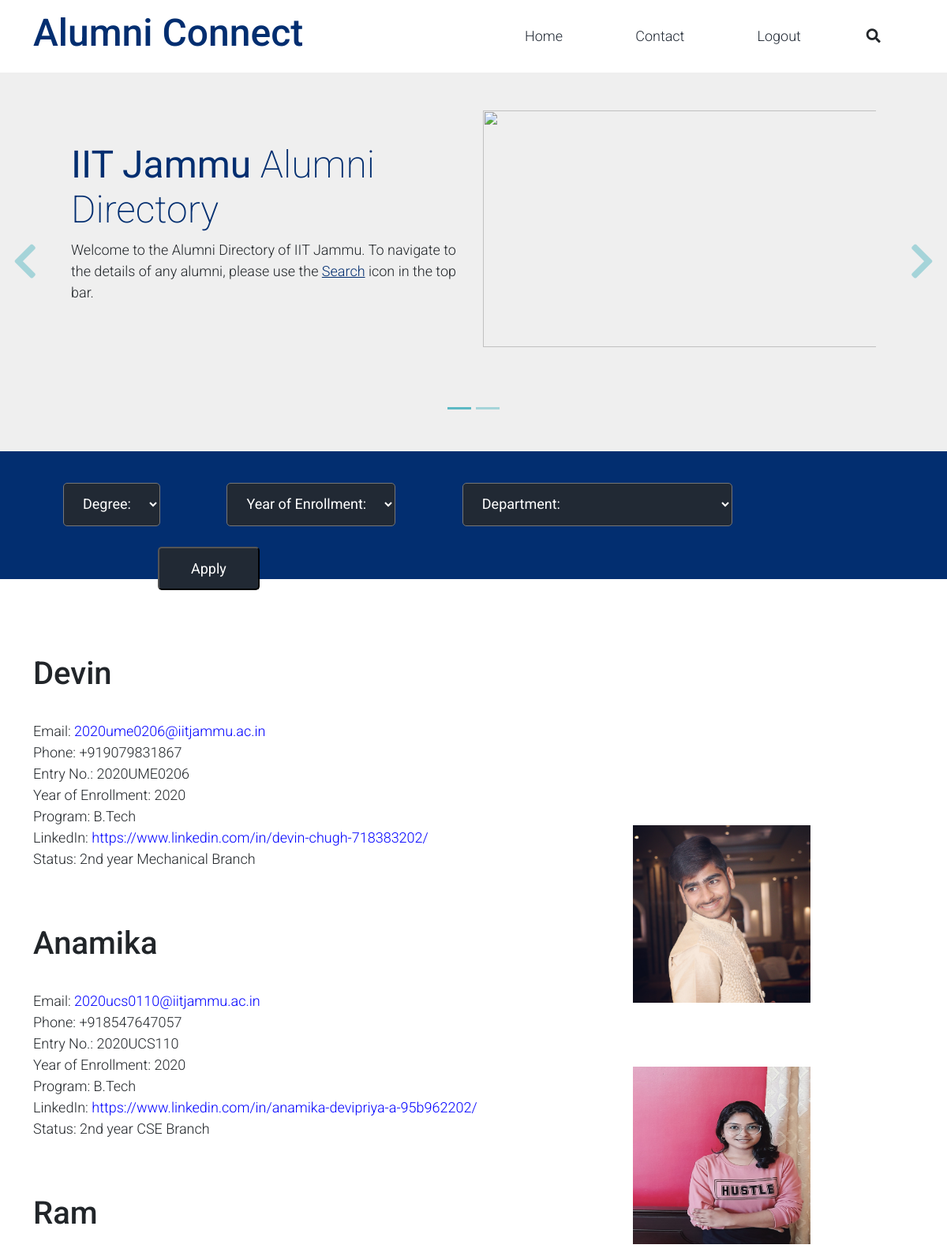
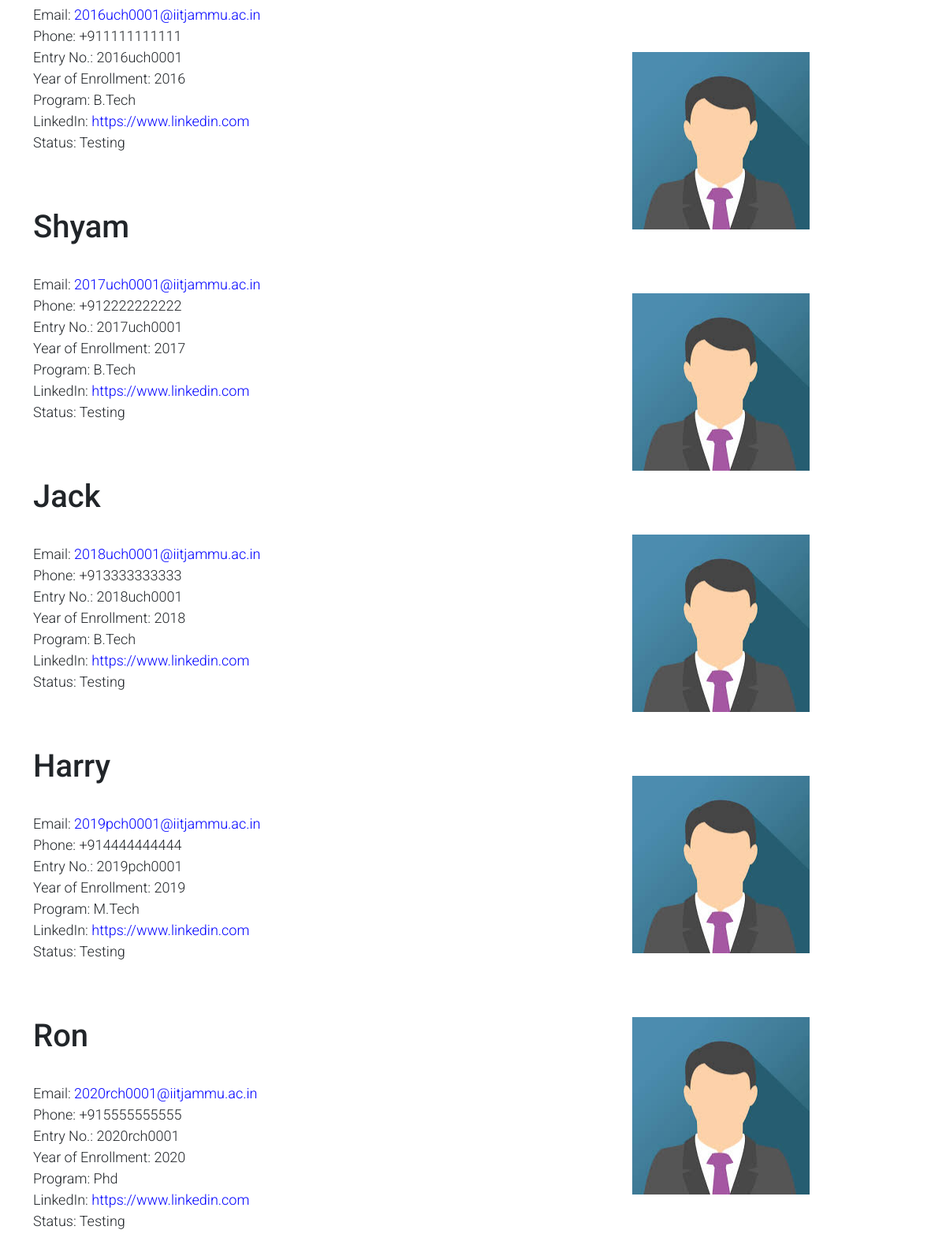
The page / (signed in, upper part) on the database its author committed (2 pictures, top to bottom).
### tables this page shows
CREATE TABLE alumni_me(
    alumni_id INTEGER PRIMARY KEY, 
	name TEXT NOT NULL,
	email TEXT UNIQUE,
	phone TEXT UNIQUE,
    year INTEGER NOT NULL,
    linkedin_id TEXT,
    status TEXT,
    profile_pic TEXT , program TEXT, entry_no TEXT);

CREATE TABLE alumni_cs(
    alumni_id INTEGER PRIMARY KEY, 
	name TEXT NOT NULL ,
	email TEXT UNIQUE ,
	phone TEXT UNIQUE,
    year INTEGER NOT NULL,
    linkedin_id TEXT  ,
    status TEXT,
    profile_pic TEXT , program TEXT, entry_no TEXT);

CREATE TABLE alumni_ch(
    alumni_id INTEGER PRIMARY KEY, 
	name TEXT NOT NULL,
	email TEXT UNIQUE,
	phone TEXT UNIQUE,
    year INTEGER NOT NULL,
    linkedin_id TEXT,
    status TEXT,
    profile_pic TEXT,
    program TEXT , entry_no TEXT);

### main.py (the view, shortened to what this page needs)
@app.route("/", methods=["GET", "POST"])
@login_required
def index():
    data=[]
    al_tables=["alumni_me", "alumni_cs", "alumni_ee", "alumni_ch", "alumni_mt", "alumni_ce"]
    for al_table in al_tables:
        db.execute("SELECT * FROM " + al_table)
        alumni=db.fetchall()
        for people in alumni:
            data.append(people)
    return render_template("/index.html", data=data)

### helper.py (called while the page is built)
def login_required(f):
    @wraps(f)
    def decorated_function(*args, **kwargs):
        if session.get("user_id") is None:
            return redirect("/login")
        return f(*args, **kwargs)
    return decorated_function

### main.py (called while the page is built)
@app.after_request
def after_request(response):
    response.headers["Cache-Control"] = "no-cache, no-store, must-revalidate"
    response.headers["Expires"] = 0
    response.headers["Pragma"] = "no-cache"
    return response

### templates/index.html (shortened to what this page needs)
<!DOCTYPE html>
<html lang="en">
<head>
    <link rel="stylesheet" href="{{ url_for('static',filename='home_assets/css/bootstrap.min.css') }}">
    <link rel="stylesheet" href="{{ url_for('static',filename='home_assets/css/templatemo.css') }}">
    <link rel="stylesheet" href="{{ url_for('static',filename='home_assets/css/custom.css') }}">
    <link rel="stylesheet" href="{{ url_for('static',filename='home_assets/css/fontawesome_min.css') }}">
</head>
<body>
    <nav class="navbar navbar-expand-lg navbar-light shadow">
        <div class="container d-flex justify-content-between align-items-center">
            <a class="navbar-brand text-success logo h1 align-self-center" href="/">
                Alumni Connect
            </a>
            <div class="align-self-center collapse navbar-collapse flex-fill  d-lg-flex justify-content-lg-between" id="templatemo_main_nav">
                <div class="flex-fill">
                    <ul class="nav navbar-nav d-flex justify-content-between mx-lg-auto">
                        <li class="nav-item">
                            <a class="nav-link" href="/">  </a>
                        </li>
                        <li class="nav-item">
                            <a class="nav-link" href="#">  </a>
                        </li>
                        <li class="nav-item">
                            <a class="nav-link" href="/"> Home </a>
                        </li>
                        <li class="nav-item">
                            <a class="nav-link" href="/">Contact</a>
                        </li>
                        <li class="nav-item">
                            <a class="nav-link" href="/logout"> Logout </a>
                        </li>
                    </ul>
                </div>
                <form role="form" action="/index" method="POST">
                <div class="navbar align-self-center d-flex">
                    <a class="nav-icon d-none d-lg-inline" href="#" data-bs-toggle="modal" data-bs-target="#templatemo_search">
                        <i class="fa fa-fw fa-search text-dark mr-2"></i>
                    </a>
                </form>
            </div>
        </div>
    </nav>
    <div id="template-mo-zay-hero-carousel" class="carousel slide" data-bs-ride="carousel">
        <ol class="carousel-indicators">
            <li data-bs-target="#template-mo-zay-hero-carousel" data-bs-slide-to="0" class="active"></li>
            <li data-bs-target="#template-mo-zay-hero-carousel" data-bs-slide-to="1"></li>
            </ol>
        <div class="carousel-inner">
            <div class="carousel-item active">
                <div class="container">
                    <div class="row p-5">
                        <div class="mx-auto col-md-8 col-lg-6 order-lg-last">
                            <img class="img-fluid" src="{{ url_for('static', filename='home_assets/img/iitj pic.JPG')}}" style="width: 500px;height: 300px;" alt="">
                        </div>
                        <div class="col-lg-6 mb-0 d-flex align-items-center">
                            <div class="text-align-left align-self-center">
                                <h1 class="h1 text-success"><b>IIT Jammu</b> Alumni Directory</h1>
                                <p>
                                    Welcome to the Alumni Directory of IIT Jammu. To navigate to the details of any alumni, please use
                                     the <a rel="sponsored" class="text-success" href="#" target="_blank">Search</a> icon in the top bar.
                                </p>
                            </div>
                        </div>
                    </div>
                </div>
            </div>
        </div>
        <a class="carousel-control-prev text-decoration-none w-auto ps-3" href="#template-mo-zay-hero-carousel" role="button" data-bs-slide="prev">
            <i class="fas fa-chevron-left"></i>
        </a>
        <a class="carousel-control-next text-decoration-none w-auto pe-3" href="#template-mo-zay-hero-carousel" role="button" data-bs-slide="next">
            <i class="fas fa-chevron-right"></i>
        </a>
    </div>
        <div class="section-forms">
        <form action="{{url_for('index')}}" method="POST">
                <select name="degree" class="sections" >
                            <option value="null">Degree:</option>
                </select>
                <select name="year" class="sections">
                            <option value="null">Year of Enrollment:</option>
                </select>
                <select name="department" class="sections">
                            <option value="null">Department:</option>
                </select>
                <button type="submit" class="sections">Apply</button>
            </form>
            </div>
    <section class="bg-success py-5" >
        <div class="container">
            <div class="row align-items-center py-5">
                <div class="col-md-8 text-#1d242d">
                    {% for alumni in data %}
									<h1 class="feature-title" >{{alumni.name}} </h1><p><br> Email: <a class="clink" target="_blank" href="mailto:{{alumni.email}}" >{{alumni.email}}</a>
                                         <br>Phone: {{alumni.phone}} <br>Entry No.: {{alumni.entry_no}} <br>Year of Enrollment: {{alumni.year}} <br>Program: {{alumni.program}} <br>LinkedIn: <a class="clink" target="_blank" href="{{alumni.linkedin_id}}">{{alumni.linkedin_id}}</a><br>Status: {{alumni.status}}</p>
                                         <br>
                                         <br>
					{% endfor %}
                </div>
                <div class="col-md-4">
                    {% for alumni in data %}
										<img src="{{url_for('static', filename='home_assets/img/' + alumni.profile_pic)}}" alt="" style="width: 225px;height: 225px;">
                                        <br>
                                        <br>
                                        <br>
                                        <br>
					{% endfor %}
                </div>
            </div>
        </div>
    </section>
</body>
</html>

### static/home_assets/css/templatemo.css (style rules this page uses)
body, ul, li, p, a, label, input, div { font-family: 'Roboto', sans-serif; font-size: 18px !important; font-weight: 300 !important; }
.h1 { font-family: 'Roboto', sans-serif; font-size: 48px !important; font-weight: 200 !important; }
.logo { font-weight: 500 !important; }
.text-success { color: #022e70 !important; }
.bg-success { background-color: #ffffff !important; }
#templatemo_main_nav a { color: #212934; }
#templatemo_main_nav .navbar .nav-icon { margin-right: 20px; }
#template-mo-zay-hero-carousel { background: #efefef !important; }
#template-mo-zay-hero-carousel .carousel-indicators li { margin-top: -50px; background-color:#5cb9c4; }
#template-mo-zay-hero-carousel .carousel-control-next i, #template-mo-zay-hero-carousel .carousel-control-prev i { color: #5cb9c4 !important; font-size: 2.8em !important; }
@media (min-width: 768px) { #templatemo_main_nav .navbar-nav { max-width: 450px; } }
@media (min-width: 992px) { #templatemo_main_nav .navbar-nav { max-width: 550px; } }
@media (min-width: 992px) { #template-mo-zay-hero-carousel .carousel-item { min-height: 30rem !important; } }

### static/home_assets/css/custom.css (style rules this page uses)
.clink { color: blue; text-decoration: none; }
* { margin: 0; padding: 0; }
.section-forms { display:flex ; padding-left: 5vh; background-color: #022e70; }
.sections { color: #ffff; background-color: #212934; width: auto; padding: 15px 20px; list-style-type: none; margin: 5vh; border-radius: 5px; }
.sections option { display:block ; }
button.sections { color: #ffff; background-color: #212934; width: auto; padding: 12px 40px; list-style-type: none; margin: -10vh 20vh; border-radius: 5px; }

### rows shown on the page
alumni_me: name "Devin", email "2020ume0206@iitjammu.ac.in", phone "+919079831867", entry_no "2020UME0206", year "2020", program "B.Tech", linkedin_id "https://www.linkedin.com/in/devin-chugh-718383202/", status "2nd year Mechanical Branch", profile_pic (picture)
alumni_cs: name "Anamika", email "2020ucs0110@iitjammu.ac.in", phone "+918547647057", entry_no "2020UCS110", year "2020", program "B.Tech", linkedin_id "https://www.linkedin.com/in/anamika-devipriya-a-95b962202/", status "2nd year CSE Branch", profile_pic (picture)
alumni_ch: name "Ram", email "2016uch0001@iitjammu.ac.in", phone "+911111111111", entry_no "2016uch0001", year "2016", program "B.Tech", linkedin_id "https://www.linkedin.com", status "Testing", profile_pic (picture)
alumni_ch: name "Shyam", email "2017uch0001@iitjammu.ac.in", phone "+912222222222", entry_no "2017uch0001", year "2017", program "B.Tech", linkedin_id "https://www.linkedin.com", status "Testing", profile_pic (picture)
alumni_ch: name "Jack", email "2018uch0001@iitjammu.ac.in", phone "+913333333333", entry_no "2018uch0001", year "2018", program "B.Tech", linkedin_id "https://www.linkedin.com", status "Testing", profile_pic (picture)
alumni_ch: name "Harry", email "2019pch0001@iitjammu.ac.in", phone "+914444444444", entry_no "2019pch0001", year "2019", program "M.Tech", linkedin_id "https://www.linkedin.com", status "Testing", profile_pic (picture)
alumni_ch: name "Ron", email "2020rch0001@iitjammu.ac.in", phone "+915555555555", entry_no "2020rch0001", year "2020", program "Phd", linkedin_id "https://www.linkedin.com", status "Testing", profile_pic (picture)
